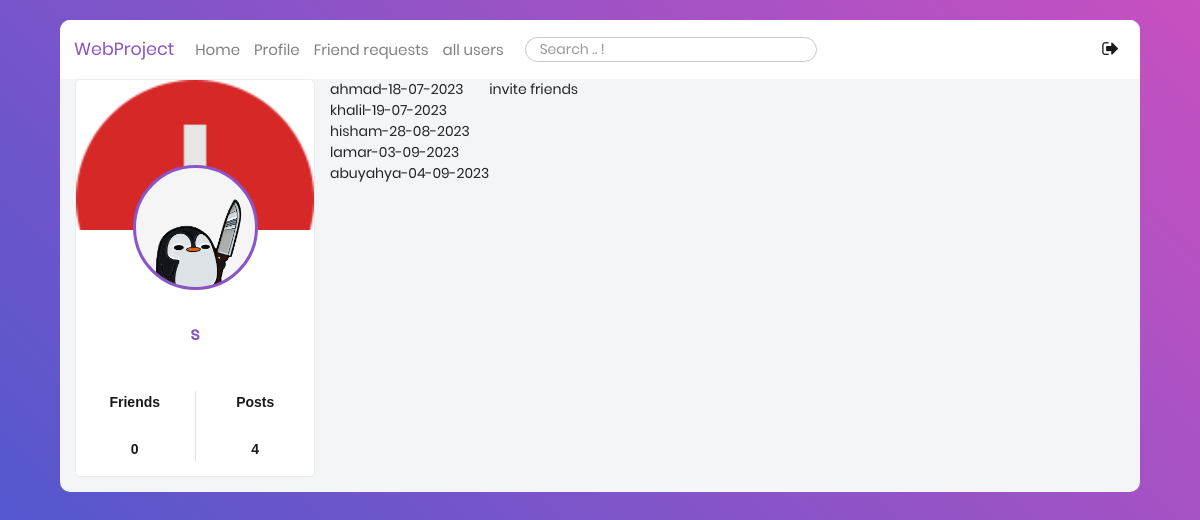
The page /to-invite/ (signed in) on the database as committed earlier.
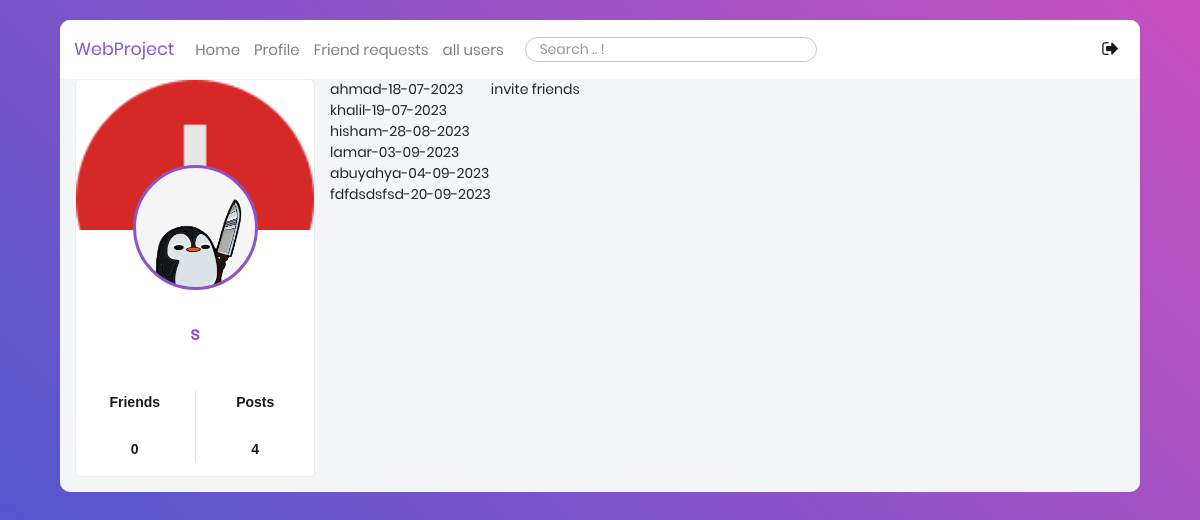
The same page on the database as committed later.
### users/models.py (models this page shows, shortened)
class Profile(models.Model):
    user = models.OneToOneField(User, on_delete=models.CASCADE)
    image = models.ImageField(default='default.jpg', upload_to='profile_pics')
    bgimage = models.ImageField(default='default.jpg', upload_to='bg_pics')
    friends = models.ManyToManyField(User, blank=True, related_name='friends')
    slug = models.SlugField(unique=True,default=uuid.uuid1)
    forget_password_token= models.CharField(max_length=100)
    updated = models.DateTimeField( auto_now=True)
    created = models.DateTimeField( auto_now_add=True)
    objects = ProfileManager()
    def __str__(self):
        return f"{self.user.username}-{self.created.strftime('%d-%m-%Y')}"
    def get_friends_no(self):
        return self.friends.all().count()
    def get_posts_no(self):
        return self.posts.all().count()

### users/views.py (the view)
# urls.py: path('to-invite/', views.invite_profiles_list_view, name="invite-profiles-view"),
@login_required
def invite_profiles_list_view(request):
    user = request.user
    qs = Profile.objects.get_all_profiles_to_invite(user)
    context = {"qs": qs}
    return render(request, "users/to_invite_list.html", context)

### users/models.py (called while the page is built)
    def get_all_profiles_to_invite(self, sender):
        profiles = Profile.objects.all().exclude(user=sender)
        profile = Profile.objects.get(user=sender)
        qs = Relationship.objects.filter(Q(sender=profile) | Q(receiver=profile))
        print(qs)
        print("#########")
        accepted = set([])
        for rel in qs:
            if rel.status == 'accepted':
                accepted.add(rel.receiver)
                accepted.add(rel.sender)
        print(accepted)
        print("#########")
        available = [profile for profile in profiles if profile not in accepted]
        print(available)
        print("#########")
        return available

    def __str__(self):
        return f"{self.sender}-{self.receiver}-{self.status}"

### users/templates/users/to_invite_list.html
{% extends 'blog/base.html' %}
{% block title %}
invite friends
{% endblock title %}
{% block content %}
    <ul>
        {% for item in qs %}
            <li>{{item}}</li>
        {% endfor %}
    </ul>
{% endblock content %}

### blog/templates/blog/base.html (shortened to what this page needs)
{% load static %}
<!DOCTYPE html>
<html class="no-js" lang="en">
  <head>
             <link
      rel="stylesheet"
      type="text/css"
      href="https://cdnjs.cloudflare.com/ajax/libs/semantic-ui/2.2.14/semantic.min.css"
    />
    <link
      rel="stylesheet"
      href="{% static 'blog/css/vendor/bootstrap.min.css' %} "
    />
    <link
      rel="stylesheet"
      href="{% static 'blog/css/vendor/font-awesome.min.css' %}"
    />
    <link rel="stylesheet" href="{% static 'blog/css/vendor/animate.css' %}" />
    <link
      rel="stylesheet"
      href="{% static 'blog/css/vendor/hamburgers.min.css' %}"
    />
    <link rel="stylesheet" href="{% static 'blog/css/util.css' %}" />
    <link rel="stylesheet" href="{% static 'blog/css/normalize.css' %}" />
    <link rel="stylesheet" href="{% static 'blog/css/main.css' %}" />
  </head>
  <body hx-headers = "{'X-CSRFToken' : '{{ csrf_token }}'} ">
    <div class="limiter">
      <div class="container-login100" style="align-items: flex-start;">
        <div class="wrap-main">
          <div class="container-fluid">
            <div class="row">
              <nav class="navbar navbar-expand-lg navbar-light bgwhite">
                <a
                  class="navbar-brand ProjectColor"
                  href="{% url 'blog-home' %}"
                  >WebProject</a
                >
                <div
                  class="collapse navbar-collapse"
                  id="navbarSupportedContent"
                >
                  <ul class="navbar-nav mr-auto">
                    <li class="nav-item ">
                      <a class="nav-link fs-15" href="{% url 'blog-home' %}"
                        >Home <span class="sr-only">(current)</span></a
                      >
                    </li>
                    <li class="nav-item">
                      <a class="nav-link fs-15" href="{% url 'profile' %}"
                        >Profile</a
                      >
                    </li>
                    <li class="nav-item">
                      <a
                        class="nav-link fs-15"
                        href="{% url 'my-invites-view' %}"
                        >Friend requests</a
                      >
                    </li>
                    <li class="nav-item">
                      <a
                        class="nav-link fs-15"
                        href="{% url 'all-profiles-view' %}"
                        >all users</a
                      >
                    </li>
                    <li class="nav-item pt-2 pl-3">
                      <form
                        action="{% url 'search' %}"
                        method="POST"
                        id="search"
                      >
                        <input
                          type="search"
                          name="searched"
                          class="p-1 fs-14 pl-3 input-border"
                          placeholder="Search .. !"
                        />
                      </form>
                    </li>
                  </ul>
                  <div class="form-inline my-2 my-lg-0">
                    <ul class="navbar-nav mr-auto">
                      <li class="nav-item active">
                        <a
                          class="nav-link fs-18"
                          href="{% url 'blog-logout' %}"
                          data-toggle="tooltip"
                          data-placement="top"
                          ><i class="fa fa-sign-out" aria-hidden="true"></i
                        ></a>
                      </li>
                    </ul>
                  </div>
                </div>
              </nav>
              <div class="col-sm-3 mobile-hidden">
          <div class="main-block">
            <div
              class="coverPicture"
              style="background: url('{{ user.profile.bgimage.url }}');"
            ></div>
            <div
              class="profilePicture"
              style="background: url('{{ user.profile.image.url }}');"
            ></div>
            <div class="FullName text-center fs-18 ProjectColor">
              {{ user }}
            </div>
            <div class="row statistic text-center fs-16 p-3">
              <div class="col">
                <p>Friends</p>
                <br />
                <p>{{ user.profile.get_friends_no }}</p>
              </div>
              <div class="col border-left">
                <p>Posts</p>
                <br />
                <p>{{ user.profile.get_posts_no }}</p>
              </div>
            </div>
          </div>
        </div>
        {% block content %} {% endblock content %} {% block title %}
          {% endblock title %} {% block scripts %} {% endblock scripts %}
            </div>
          </div>
        </div>
      </div>
    </div>
  </body>
</html>

### blog/static/blog/css/main.css (style rules this page uses)
* { margin: 0px; padding: 0px; box-sizing: border-box; }
body, html { height: 100%; font-family: Poppins-Regular, sans-serif; }
a { font-family: Poppins-Regular; font-size: 14px; line-height: 1.7; color: #666666; margin: 0px; transition: all 0.4s; -webkit-transition: all 0.4s; -o-transition: all 0.4s; -moz-transition: all 0.4s; }
p { font-family: Poppins-Regular; font-size: 14px; line-height: 1.7; color: #666666; margin: 0px; }
ul, li { margin: 0px; list-style-type: none; }
input { outline: none; border: none; }
.limiter { width: 100%; margin: 0 auto; }
.container-login100 { width: 100%; min-height: 100vh; display: -webkit-box; display: -webkit-flex; display: -moz-box; display: -ms-flexbox; display: flex; flex-wrap: wrap; justify-content: center; align-items: flex-start; padding: 0; background: #9053c7; background: -webkit-linear-gradient(-135deg, #c850c0, #4158d0); background: -o-linear-gradient(-135deg, #c850c0, #4158d0); background: -moz-linear-gradient(-135deg, #c850c0, #4158d0); background: linear-gradient(-135deg, #c850c0, #4158d0); }
.wrap-main { width: 90%; background: #f3f5f7; border-radius: 10px; overflow: hidden; justify-content: space-between; margin-top: 20px; margin-bottom: 20px; }
nav { width: 100%; }
.main-block { background: #fff; border-radius: 5px; border: 1px solid #ebebeb; margin-bottom: 15px; }
.coverPicture { border-top-left-radius: 5px; -moz-border-radius-topleft: 5px; border-top-right-radius: 5px; -moz-border-radius-topright: 5px; height: 150px; background-size: cover !important; background-position: center top !important; }
.profilePicture { border-radius: 50%; height: 125px; width: 125px; margin: 0 auto; margin-top: -65px; border: 3px solid #8B54C7; background-size: cover !important; background-position: center top !important; }
.ProjectColor { color:#8B54C7 !important; }
.FullName { font-weight: 600; padding: 30px; }
.statistic p { font-weight: 600; color: rgba(0,0,0,.9); font-family: "Cairo", sans-serif !important; }
.input-border { border-radius: 25px !important; border: 1px solid #c6c8ca !important; }

Rows that differ between the two databases and show on the page:
added Profile: user+created "fdfdsdsfsd-20-09-2023"
